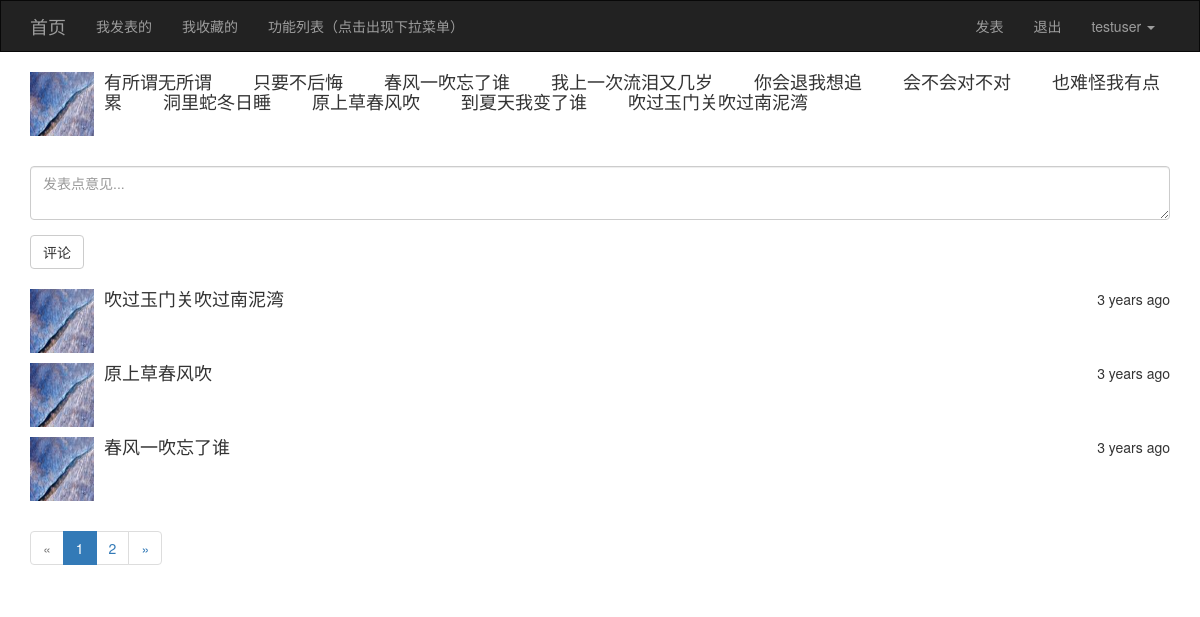
Screenshot of /post_detail/2 (signed in) with the database file from the repository.
### app/models/user.py (models this page shows, shortened)
class User(UserMixin, db.Model):
    __tablename__ = 'users'
    id = db.Column(db.Integer, primary_key=True)
    username = db.Column(db.String(32), unique=True)
    password_hash = db.Column(db.String(128))
    email = db.Column(db.String(64), unique=True)
    confirmed = db.Column(db.Boolean, default=False)
    icon = db.Column(db.String(64), default='default.jpg')
    posts = db.relationship('Posts', backref='user', lazy='dynamic')  # 动态加载
    favorites = db.relationship('Posts', secondary='collections', backref=db.backref('users', lazy='dynamic'), lazy='dynamic')
    @property
    def password(self):
        raise AttributeError('密码是不可读属性')

### app/models/posts.py (models this page shows)
class Posts(db.Model):
    __tablename__ = 'posts'
    id = db.Column(db.Integer, primary_key=True)
    rid = db.Column(db.Integer, index=True, default=0)
    content = db.Column(db.Text)
    timestamp = db.Column(db.DateTime, default=datetime.utcnow)
    collect_count = db.Column(db.Integer, default=0)
    uid = db.Column(db.Integer, db.ForeignKey('users.id'))

### app/models/comments.py (models this page shows)
class Comments(db.Model):
    __tablename__ = 'comments'
    id = db.Column(db.Integer, primary_key=True)
    pid = db.Column(db.Integer)  # 对应文章的id
    uid = db.Column(db.Integer)  # 发表评论对应的用户id
    content = db.Column(db.Text)
    timestamp = db.Column(db.DateTime, default=datetime.utcnow)

### app/views/main.py (the view)
@main.route('/post_detail/<id>', methods=['GET', 'POST'])
@login_required
def post_detail(id):
    form = DetailForm()
    post = Posts.query.get(id)  # 文章
    page = request.args.get('page', 1, type=int)
    pagination = Comments.query.filter_by(pid=id).order_by(Comments.timestamp.desc()).paginate(page, per_page=3, error_out=False)  # 对应文章评论的列表
    comments = pagination.items
    if form.validate_on_submit():
        comment = form.comment.data
        form.comment.data = ''
        c = Comments(content=comment,pid=id, uid=current_user.id)
        db.session.add(c)
        return redirect(url_for('main.post_detail', form=form, post=post, comments=comments, id=id, pagination=pagination))
    return render_template('main/post_detail.html', form=form, post=post, comments=comments, id=id, pagination=pagination)

### app/forms/posts.py
class DetailForm(FlaskForm):
    comment = TextAreaField('', render_kw={'placeholder':'发表点意见...'}, validators=[DataRequired()])
    submit = SubmitField('评论')

### app/models/user.py (called while the page is built)
@login_manager.user_loader
def load_user(uid):
    return User.query.get(int(uid))

### app/templates/main/post_detail.html (shortened to what this page needs)
{% extends 'common/base.html' %}
{% from 'common/macro.html' import pagination_show %}
{% block page_content %}
    <ul class="media-list">
      <li class="media">
        <div class="media-left">
          <a href="#">
            <img class="media-object" src="{{ url_for('static', filename='upload/' + post.user.icon) }}" alt="头像" style="width: 64px; height: 64px">
          </a>
        </div>
        <div class="media-body">
          <h4 class="media-heading">{{ post.content }}</h4>
        </div>
      </li>
    </ul>
    {{ wtf.quick_form(form) }}
    <br>
    {% for comment in comments %}
        <ul class="media-list">
          <li class="media">
            <div class="media-left">
              <a href="#">
                <img class="media-object" src="{{ url_for('static', filename='upload/' + post.user.icon) }}" alt="头像" style="width: 64px; height: 64px">
              </a>
            </div>
            <div class="media-body">
                <div style="float:right;">
                  {{ moment(comment.timestamp).fromNow() }}
              </div>
              <h4 class="media-heading">{{ comment.content }}</h4>
            </div>
          </li>
        </ul>
    {% endfor %}
    {{ pagination_show(pagination, 'main.post_detail', id=id) }}
{% endblock %}

### app/templates/common/base.html (shortened to what this page needs)
{% extends 'bootstrap/base.html' %}
{% import 'bootstrap/wtf.html' as wtf %}
{% block styles %}
    {{ super() }}
{% endblock %}
{% block navbar %}
    <nav class="navbar navbar-inverse" style="border-radius: 0px;">
        <div class="container">
            <div class="navbar-header">
                <a class="navbar-brand" href="{{ url_for('main.index') }}">首页</a>
            </div>
            <div class="collapse navbar-collapse">
                <ul class="nav navbar-nav">
                    <li><a href="{{ url_for('user.mine') }}">我发表的</a></li>
                    <li><a href="{{ url_for('user.favorite') }}">我收藏的</a></li>
                    <li onclick = "f('sub_menu_1')"><a>功能列表（点击出现下拉菜单）</a>
                    </li>
                </ul>
                <ul class="nav navbar-nav navbar-right">
                <li><a href="{{ url_for('posts.pub') }}">发表</a></li>
                {% if current_user.is_authenticated %}
                    <li><a href="{{ url_for('user.logout') }}">退出</a></li>
                    <li class="dropdown">
                        <a href="#" class="dropdown-toggle" data-toggle="dropdown" role="button" aria-haspopup="true"
                           aria-expanded="false">{{ current_user.username }} <span class="caret"></span></a>
                    </li>
                {% else %}
                    <li><a href="{{ url_for('user.register') }}">注册</a></li>
                    <li><a href="{{ url_for('user.login') }}">登录</a></li>
                {% endif %}
                </ul>
            </div>
        </div>
    </nav>
{% endblock %}
{% block content %}
    <div class="container">
        {% block page_content %}默认内容{% endblock %}
    </div>
{% endblock %}

### rows the page displays
User: username "testuser"
User: icon (picture)
Posts: content "有所谓无所谓 只要不后悔 春风一吹忘了谁 我上一次流泪又几岁 你会退我想追 会不会对不对 也难怪我有点累 洞里蛇冬日睡 原上草春风吹 到夏天我变了谁 吹过玉门关吹过南泥湾"
Comments: icon (picture), timestamp "3 years ago", content "吹过玉门关吹过南泥湾"
Comments: icon (picture), timestamp "3 years ago", content "原上草春风吹"
Comments: icon (picture), timestamp "3 years ago", content "春风一吹忘了谁"

### other values shown
{{ p }} "1" "2"
